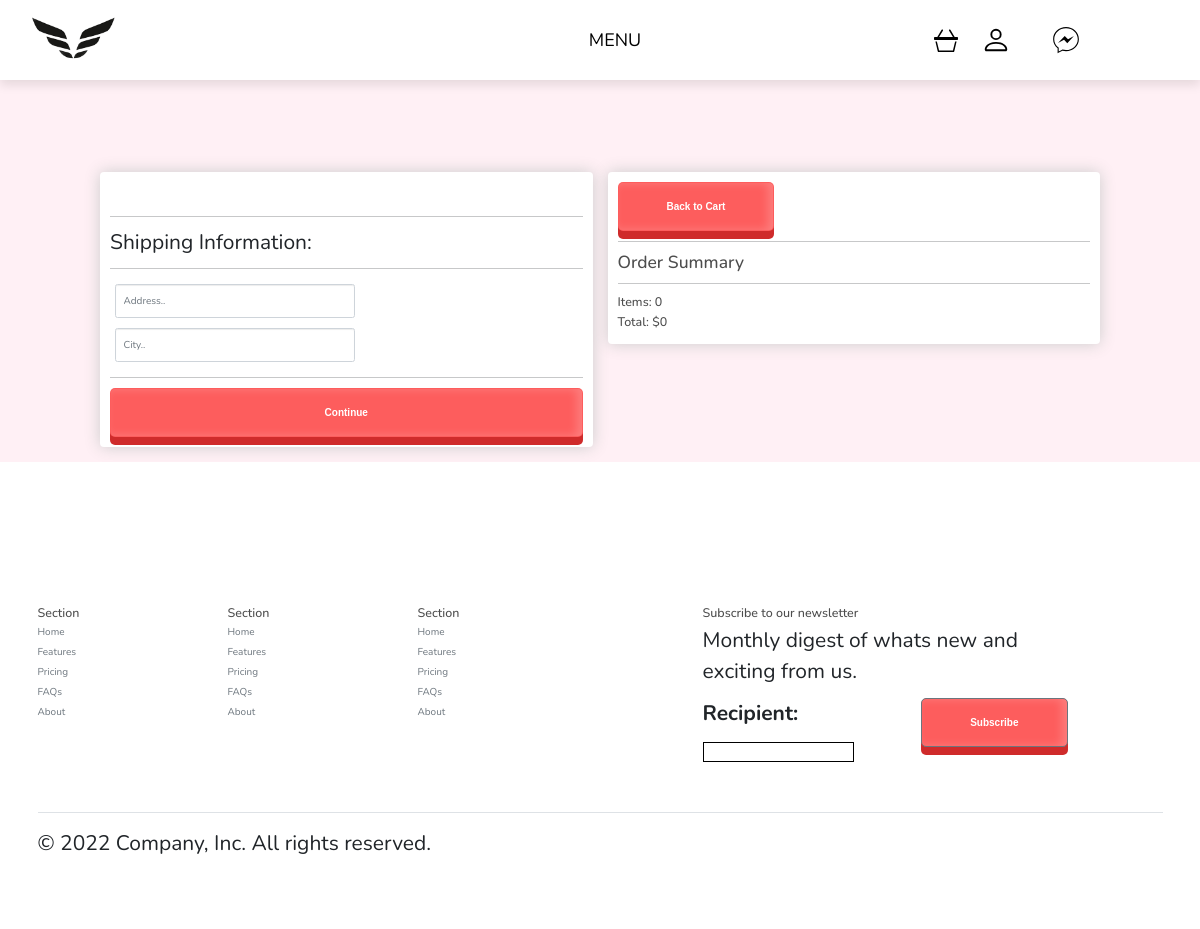
The app's page /checkout/ (signed in), older data.
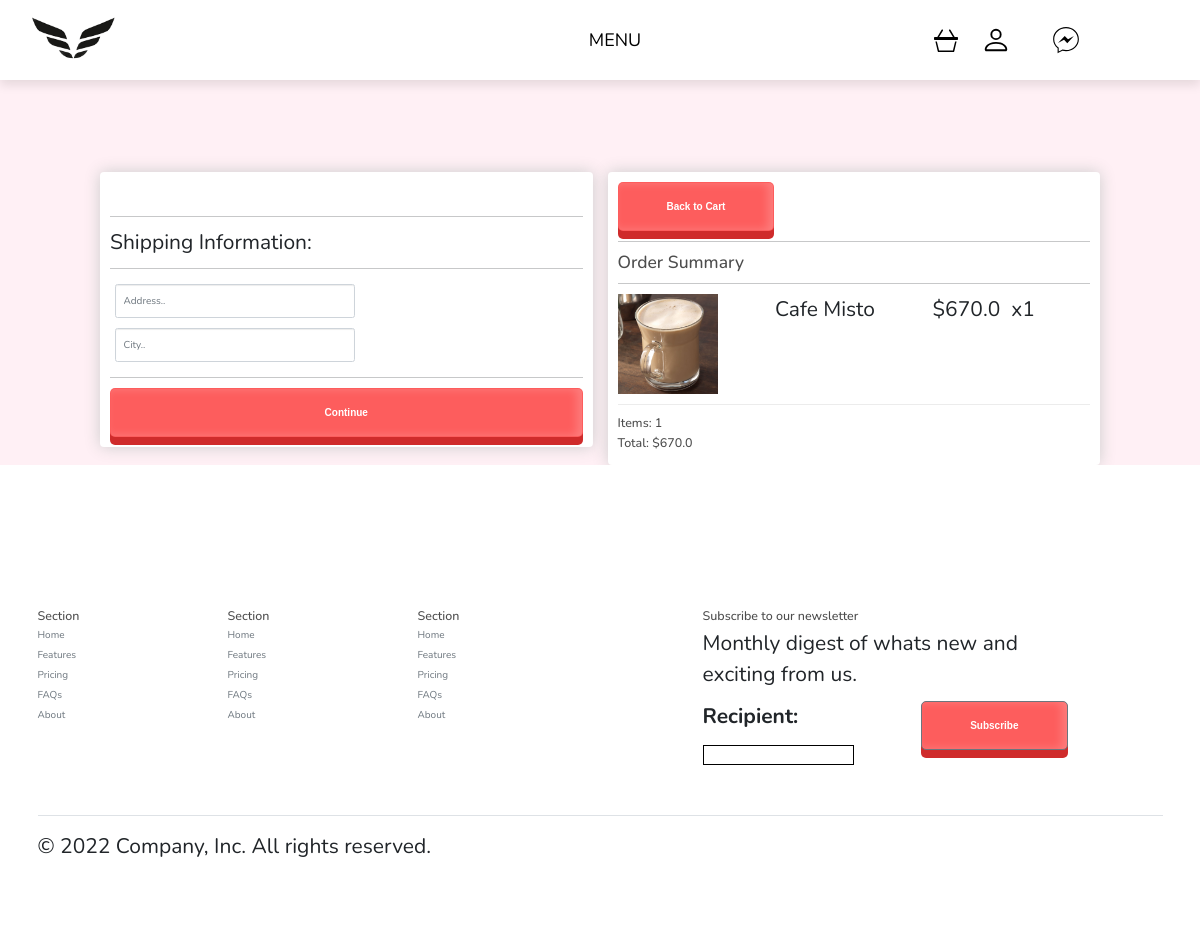
The same page, newer data.
### shop/models.py (models this page shows, shortened)
class Order(models.Model):
    customer = models.ForeignKey(Customer, on_delete=models.SET_NULL, null=True, blank=True)
    date_ordered = models.DateTimeField(auto_now_add=True)
    complete = models.BooleanField(default=False)
    order_id = models.CharField(max_length=100, null=True)
    @property
    def get_cart_total(self):
        orderitems = self.orderitem_set.all()
        total = sum([item.get_total for item in orderitems])
        return total
    @property
    def get_cart_items(self):
        orderitems = self.orderitem_set.all()
        total = sum([item.quantity for item in orderitems])
        return total

class OrderItem(models.Model):
    product = models.ForeignKey(Product,on_delete=models.SET_NULL,null=True)
    order = models.ForeignKey(Order, on_delete=models.SET_NULL, null=True)
    quantity = models.IntegerField(default=0,null=True,blank=True)
    date_added = models.DateTimeField(auto_now_add=True)
    @property
    def get_total(self):
        total = self.product.price * self.quantity
        return total

class Product(models.Model):
    category = models.ForeignKey(Category,on_delete=models.CASCADE,null=True)
    name = models.CharField(max_length=200, null=True)
    price = models.FloatField()
    image = models.ImageField(null=True,blank=True)
    slug = models.SlugField(max_length=200,unique=True,null=True)
    description = models.TextField(blank=True)
    @property
    def imageURL(self):
        try:
            url = self.image.url
        except:
            url = ''
        return url

### shop/views.py (the view)
# urls.py: path('checkout/', views.checkout,name="checkout"),
@csrf_exempt
def checkout(request):
    data = cartData(request)
    order = data['order']
    items = data['items']
    form = sendEmail(request)
    context = {
        'form':form,
        'title': 'Checkout',
        'items':items,
        'order': order
    }
    return render(request, 'shop/checkout.html', context )

### shop/forms.py
class EmailForm(forms.Form):
    recipient = forms.EmailField()

### shop/utils.py (called while the page is built)
def cartData(request):
    if request.user.is_authenticated:
        customer = request.user.customer
        order, created = Order.objects.get_or_create(customer=customer, complete= False)
        items = order.orderitem_set.all()
        cartItems = order.get_cart_items
    else:
        cookieData = cookieCart(request)
        cartItems = cookieData['cartItems']
        order = cookieData['order']
        items = cookieData['items']
    return {'cartItems':cartItems,'order':order,'items':items}

def sendEmail(request,message = 'Thank you!'):
    form = EmailForm()
    message = message
    if request.method == 'POST':
        form = EmailForm(request.POST)
        if form.is_valid():
            cd = form.cleaned_data
            subject = "Subscribing to our news"
            message = message
            send_mail(subject, message,
                      settings.DEFAULT_FROM_EMAIL, [cd['recipient']])
    else:
          form = EmailForm()
    return form

### shop/templates/shop/checkout.html (shortened to what this page needs)
{% extends 'shop/main.html' %}
{% load static %}
{% block content %}
<div class="row">
    <div class="col-lg-6">
        <div class="box-element" id="form-wrapper">
            <form id="form">
                <div id="shipping-info">
                    <hr>
                    <p>Shipping Information:</p>
                    <hr>
                    <div class="form-field">
                        <input class="form-control" type="text" name="address" placeholder="Address..">
                    </div>
                    <div class="form-field">
                        <input class="form-control" type="text" name="city" placeholder="City..">
                    </div>
                </div>
                <hr>
                <input id="form-button"  class="btn btn-block" type="submit" value="Continue">
            </form>
        </div>
        <br>
    </div>
    <div class="col-lg-6">
        <div class="box-element">
            <a   class="btn"  href="{% url 'shops:cart' %}">Back to Cart</a>
            <hr>
            <h3>Order Summary</h3>
            <hr>
            {% for item in items %}
            <div class="cart-row">
                <div style="flex:2"><img class="row-image" src="{{item.product.imageURL}}"></div>
                <div style="flex:2"><p>{{item.product.name}}</p></div>
                <div style="flex:1"><p>${{item.product.price}}</p></div>
                <div style="flex:1"><p>x{{item.quantity}}</p></div>
            </div>
            {% endfor %}
            <h5>Items:   {{order.get_cart_items}}</h5>
            <h5>Total:   ${{order.get_cart_total}}</h5>
        </div>
    </div>
</div>
{% endblock %}

Row changes from the older to the newer data that the page shows:
added OrderItem: product.imageURL (picture), product.name "Cafe Misto", product.price "670.0", quantity "1"
changed Order: get_cart_items "0" → "1"; get_cart_total "0" → "670.0"
